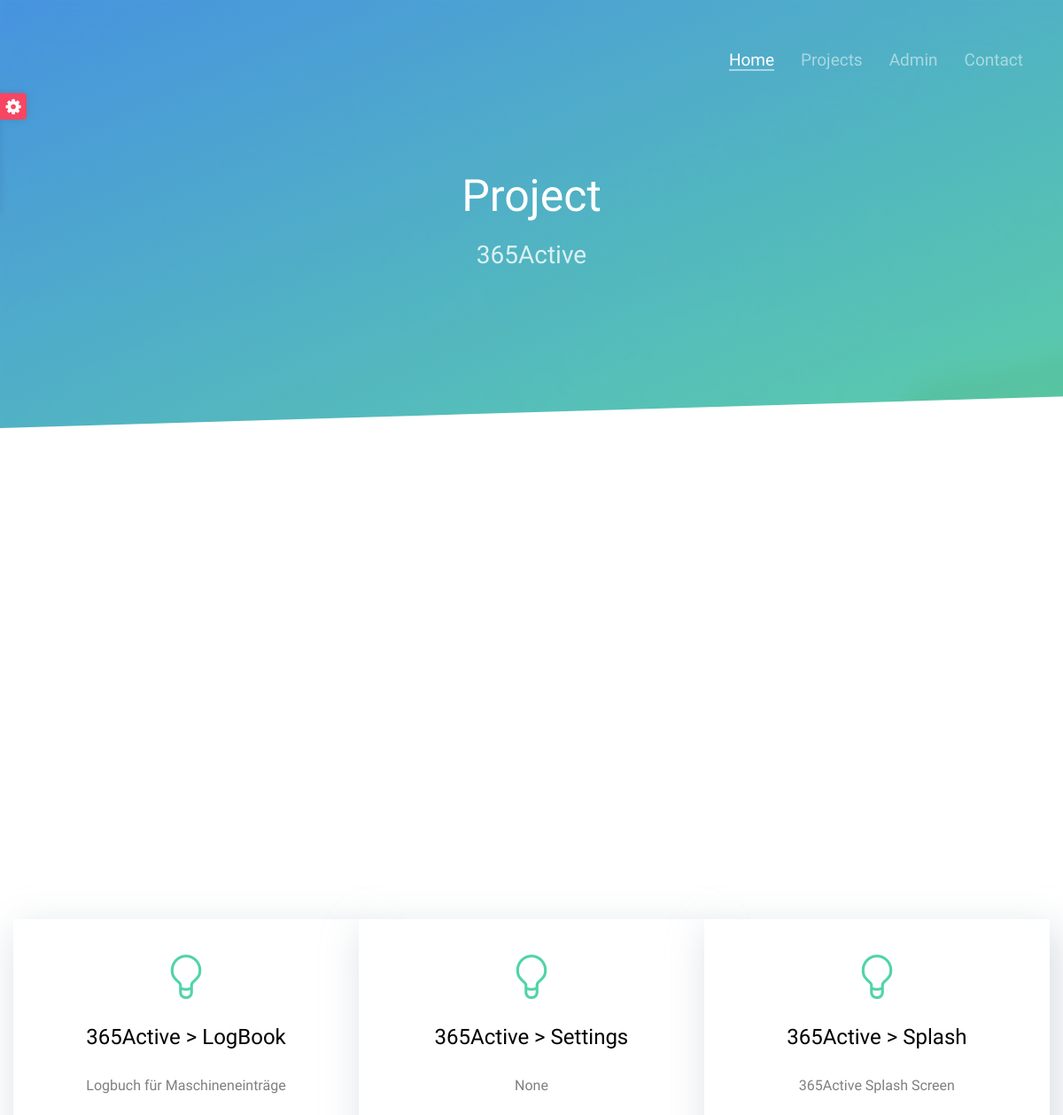
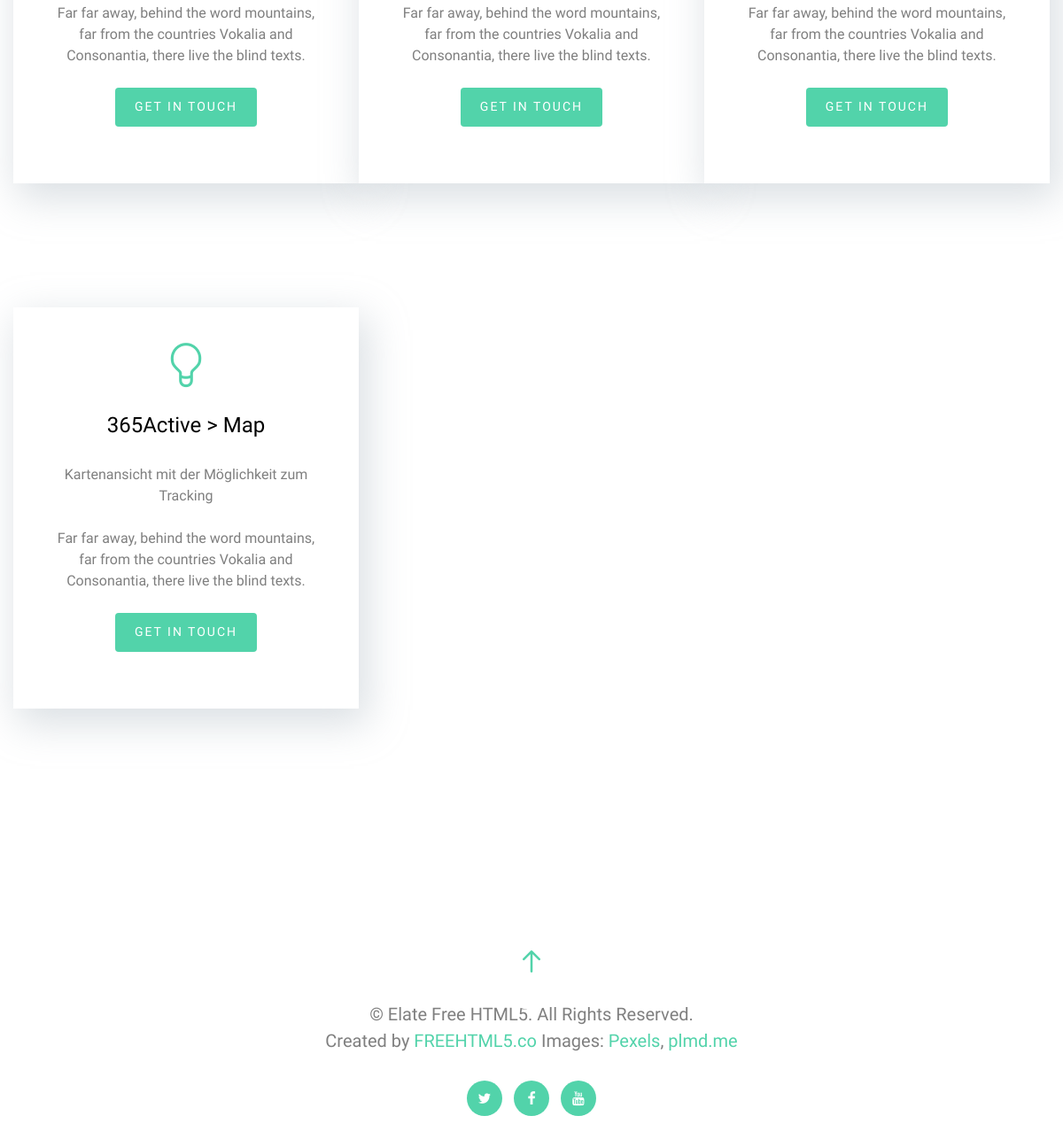
The app's page /vision/project/1 with its own data (2 pictures, top to bottom).
### vision/models.py (models this page shows)
class Project(models.Model):
	name = models.CharField(max_length=50)
	description = models.CharField(max_length=200, blank=True, null=True)
	"""
		list of all controllers that share the same project
	"""
	def controllers(self):
		return ViewController.objects.filter(project = self)
	def initial_controller(self):
		return ViewController.objects.get(project = self, initial = True)
	def __unicode__(self):
		return self.name

class ViewController(models.Model):
	name = models.CharField(max_length=50)
	description = models.CharField(max_length=200, blank=True, null=True)
	project = models.ForeignKey(Project, on_delete=models.CASCADE)
	pub_date = models.DateTimeField('date published')
	initial = models.BooleanField(default=False)
	def views(self):
		view_list = list(ImageView.objects.filter(viewController = self))
		view_list.extend(list(Button.objects.filter(viewController = self)))
		view_list.extend(list(Label.objects.filter(viewController = self)))
		view_list.extend(list(Container.objects.filter(viewController = self)))
		view_list.sort(key=lambda x: x.z, reverse=False)
		return view_list
	def script(self):
		view_list = list(ImageView.objects.filter(viewController = self))
		view_list.extend(list(Button.objects.filter(viewController = self)))
		view_list.extend(list(Label.objects.filter(viewController = self)))
		view_list.extend(list(Container.objects.filter(viewController = self)))
		scriptStr = ''
		for view in view_list:
			scriptStr = '%s\n%s' % (scriptStr, view.script())
		return scriptStr
	"""
		svg representation of this whole view controller
	"""
	def svg(self):
		background = "<g><title>background</title><rect fill=\"#efeff4\" id=\"canvas_background\" width=\"375\" height=\"667\" y=\"0\" x=\"0\"/><g display=\"none\" overflow=\"visible\" y=\"0\" x=\"0\" height=\"100%\" width=\"100%\" id=\"canvasGrid\"><rect fill=\"url(#gridpattern)\" stroke-width=\"0\" y=\"0\" x=\"0\" width=\"375\" height=\"667\"/></g></g>"
		view_list = list(ImageView.objects.filter(viewController = self))
		view_list.extend(list(Button.objects.filter(viewController = self)))
		view_list.extend(list(Label.objects.filter(viewController = self)))
		view_list.extend(list(Container.objects.filter(viewController = self)))
		view_list.sort(key=lambda x: x.z, reverse=False)
		viewStr = ''
		for view in view_list:
			viewStr = '%s\n%s' % (viewStr, view.svg())
		return "<svg xmlns=\"http://www.w3.org/2000/svg\" xmlns:xlink=\"http://www.w3.org/1999/xlink\" width=\"375px\" height=\"667px\" viewBox=\"0 0 375 667\">%s%s</svg>" % (background, viewStr)
	def __unicode__(self):
		return self.name

### vision/views.py (the view)
# urls.py: url(r'^project/(?P<project_id>\d+)$', views.project, name='project'),
def project(request, project_id):
	try:
		project = Project.objects.get(pk=project_id)
	except Project.DoesNotExist:
		raise Http404("Project does not exist")
	controller_list = project.controllers()
	initial_controller = project.initial_controller()
	scripts = ''
	for controller in controller_list:
		scripts = '%s%s' % (scripts, controller.script())
	return HttpResponse(render_to_string('vision/project.html', {'project': project, 'controller_list': controller_list, 'initial_controller': initial_controller, 'scripts': scripts, }))

### vision/models.py (called while the page is built)
	def uniqueIdentifier(self):
		return 'vc%dview%d' % (self.viewController.id, self.id)

	def children(self):
		view_list = list(ImageView.objects.filter(parent = self))
		view_list.extend(list(Button.objects.filter(parent = self)))
		view_list.extend(list(Label.objects.filter(parent = self)))
		view_list.sort(key=lambda x: x.z, reverse=False)
		return view_list

	def script(self):
		view_str = super(Container, self).script()
		for view in self.children():
			view_str = '%s\n%s' % (view_str, view.script())
		return view_str

	def uniqueIdentifier(self):
		if self.viewController <> None:
			return 'vc%dview%d' % (self.viewController.id, self.id)
		return '%sview%d' % (self.parent.uniqueIdentifier(), self.id)

	def uniqueIdentifier(self):
		if self.viewController <> None:
			return 'vc%dview%d' % (self.viewController.id, self.id)
		return '%sview%d' % (self.parent.uniqueIdentifier(), self.id)

### vision/templates/vision/project.html (shortened to what this page needs)
{% extends "base.html" %}
{% load i18n %}
{% load staticfiles %}
{% block nav-home %}<li><a href="/vision/index" class="external" data-nav-section="home"><span>Home</span></a></li>{% endblock %}
{% block nav-projects %}<li class="active"><a href="/vision/projects" data-nav-section="work"><span>Projects</span></a></li>{% endblock %}
{% block content %}
	<section id="fh5co-home" data-section="home" style="background-image: url({% static 'vision/images/full_image_2.jpg' %});" data-stellar-background-ratio="0.5">
		<div class="gradient"></div>
		<div class="container">
			<div class="text-wrap">
				<div class="text-inner">
					<div class="row">
						<div class="col-md-8 col-md-offset-2">
							<h1 class="to-animate">Project</h1>
							<h2 class="to-animate">{{ project }}</h2>
						</div>
					</div>
				</div>
			</div>
		</div>
		<div class="slant"></div>
	</section>
	<section id="fh5co-intro">
		<div class="container">
			<div class="text-wrap">
				<div class="text-inner">
					<div class="row">
						<div class="col-md-8 col-md-offset-12">
							<div style="width: 375px; height: 667px;">
								<embed src="/vision/controller_image/{{ initial_controller.id }}/image.svg" type="image/svg+xml" id="svgholder" />
							</div>
						</div>
					</div>
				</div>
			</div>
		</div>
	</section>
	<section id="fh5co-intro">
		<div class="container">
			<div class="row row-bottom-padded-lg" style="width: 1170px">
				{% if controller_list %}
					{% for controller in controller_list %}
						<div class="fh5co-block to-animate" style="background-image: url({% static 'vision/images/img_7.jpg' %});">
							<div class="overlay"></div>
							<div class="fh5co-text">
								<i class="fh5co-intro-icon icon-bulb"></i>
								<h2>{{ controller }}</h2>
								<p>{{ controller.description }}</p>
								<p>Far far away, behind the word mountains, far from the countries Vokalia and Consonantia, there live the blind texts.</p>
								<p><a href="/vision/controller/{{ controller.id }}" class="btn btn-primary">Get In Touch</a></p>
							</div>
						</div>
						{% if forloop.counter|divisibleby:3 %}
							</div><div class="row row-bottom-padded-lg" style="width: 1170px">
						{% endif %}
					{% endfor %}
				{% else %}
					<p>No Controller are available.</p>
				{% endif %}
			</div>
		</div>
	</section>
{% endblock %}

### imagevision/templates/base.html (shortened to what this page needs)
{% load i18n %}
<!DOCTYPE html>
 <html class="no-js">
	<head>
	{% load staticfiles %}
    <link rel="stylesheet" type="text/css" href="{% static 'vision/css/animate.css' %}" />
    <link rel="stylesheet" type="text/css" href="{% static 'vision/css/icomoon.css' %}" />
    <link rel="stylesheet" type="text/css" href="{% static 'vision/css/simple-line-icons.css' %}" />
    <link rel="stylesheet" type="text/css" href="{% static 'vision/css/magnific-popup.css' %}" />
    <link rel="stylesheet" type="text/css" href="{% static 'vision/css/bootstrap.css' %}" />
	<link rel="stylesheet" type="text/css" href="{% static 'vision/css/style.css' %}" />
	<link rel="stylesheet" type="text/css" id="theme-switch" href="{% static 'vision/css/style.css' %}" />
	</head>
	<body>
	<header role="banner" id="fh5co-header">
			<div class="container">
			    <nav class="navbar navbar-default">
		        <div id="navbar" class="navbar-collapse collapse">
		          <ul class="nav navbar-nav navbar-right">
		            {% block nav-home %}<li><a href="/vision/index" data-nav-section="home"><span>Home</span></a></li>{% endblock %}
		            {% block nav-projects %}<li><a href="/vision/projects" class="external" data-nav-section="work"><span>Projects</span></a></li>{% endblock %}
		            <li><a href="/admin" target="_blank" class="external" data-nav-section="about"><span>Admin</span></a></li>
		            {% block nav-contact %}<li><a href="#" data-nav-section="contact"><span>Contact</span></a></li>{% endblock %}
		          </ul>
		        </div>
			    </nav>
		  </div>
	</header>
	{% block content %}
	{% endblock %}
	<footer id="footer" role="contentinfo">
		<a href="#" class="gotop js-gotop"><i class="icon-arrow-up2"></i></a>
		<div class="container">
			<div class="">
				<div class="col-md-12 text-center">
					<p>&copy; Elate Free HTML5. All Rights Reserved. <br>Created by <a href="http://freehtml5.co/" target="_blank">FREEHTML5.co</a> Images: <a href="http://pexels.com/" target="_blank">Pexels</a>, <a href="http://plmd.me/" target="_blank">plmd.me</a></p>
				</div>
			</div>
			<div class="row">
				<div class="col-md-12 text-center">
					<ul class="social social-circle">
						<li><a href="#"><i class="icon-twitter"></i></a></li>
						<li><a href="#"><i class="icon-facebook"></i></a></li>
						<li><a href="#"><i class="icon-youtube"></i></a></li>
					</ul>
				</div>
			</div>
		</div>
	</footer>
	<div id="colour-variations">
		<a class="option-toggle"><i class="icon-gear"></i></a>
	</div>
	</body>
</html>

### vision/static/vision/css/icomoon.css (style rules this page uses)
[class^="icon-"], [class*=" icon-"] { font-family: 'icomoon'; speak: none; font-style: normal; font-weight: normal; font-variant: normal; text-transform: none; line-height: 1; -webkit-font-smoothing: antialiased; -moz-osx-font-smoothing: grayscale; }
.icon-gear:before { content: "\f013"; }
.icon-twitter:before { content: "\f099"; }
.icon-facebook:before { content: "\f09a"; }
.icon-youtube:before { content: "\f167"; }
.icon-arrow-up2:before { content: "\e096"; }

### imagevision/templates/base.html (style rules this page uses)
#colour-variations { padding: 10px; -webkit-transition: 0.5s; -o-transition: 0.5s; transition: 0.5s; width: 140px; position: fixed; left: 0; top: 100px; z-index: 999999; background: #fff; border-top-right-radius: 4px; border-bottom-right-radius: 4px; -webkit-box-shadow: 0 0 9px 0 rgba(0,0,0,.1); -moz-box-shadow: 0 0 9px 0 rgba(0,0,0,.1); -ms-box-shadow: 0 0 9px 0 rgba(0,0,0,.1); box-shadow: 0 0 9px 0 rgba(0,0,0,.1); }
#colour-variations.sleep { margin-left: -140px; }
.option-toggle { position: absolute; right: 0; top: 0; margin-top: 5px; margin-right: -30px; width: 30px; height: 30px; background: #f64662; text-align: center; border-top-right-radius: 4px; border-bottom-right-radius: 4px; color: #fff; cursor: pointer; -webkit-box-shadow: 0 0 9px 0 rgba(0,0,0,.1); -moz-box-shadow: 0 0 9px 0 rgba(0,0,0,.1); -ms-box-shadow: 0 0 9px 0 rgba(0,0,0,.1); box-shadow: 0 0 9px 0 rgba(0,0,0,.1); }
.option-toggle i { top: 2px; position: relative; }

### records on screen
Project: name "365Active"
ViewController: name "365Active > LogBook", description "Logbuch für Maschineneinträge"
ViewController: name "365Active > Settings", description "None"
ViewController: name "365Active > Splash", description "365Active Splash Screen"
ViewController: name "365Active > Map", description "Kartenansicht mit der Möglichkeit zum Tracking"
